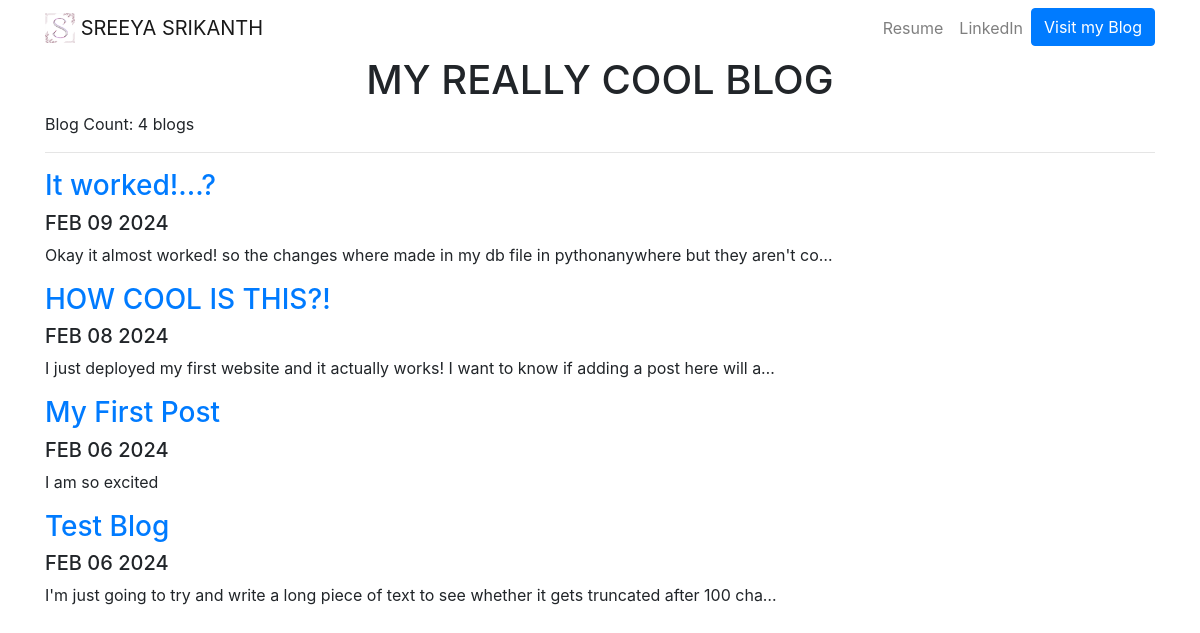
/blog/, run on an earlier commit of the app's database.
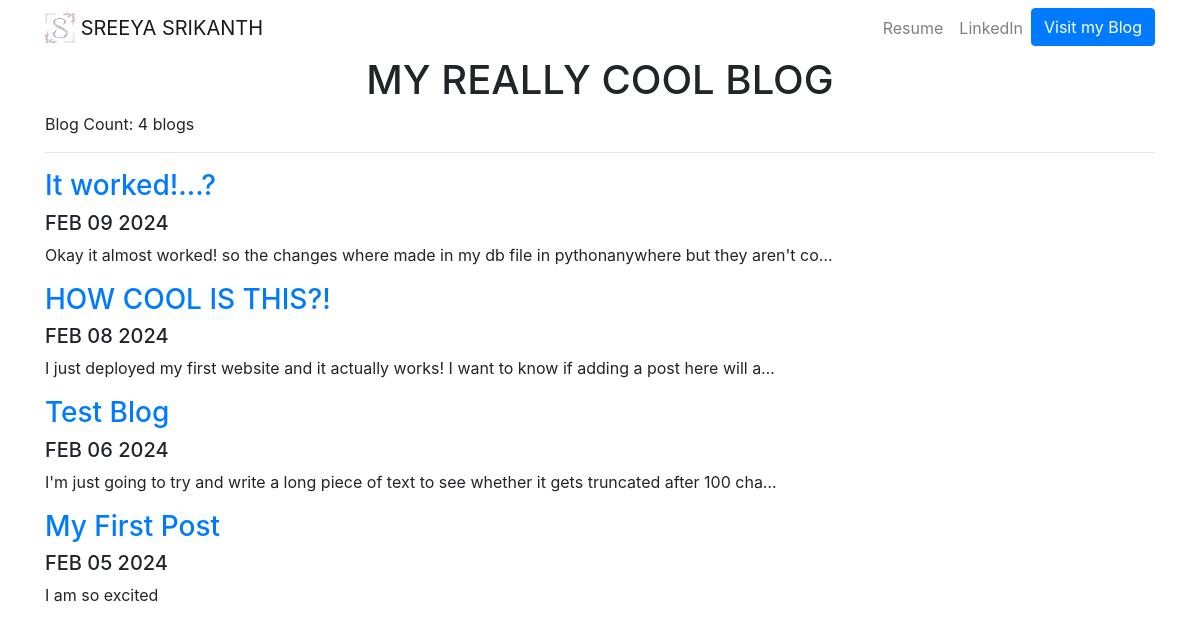
And on a later commit of the database.
### blog/models.py (models this page shows, shortened)
class Post(models.Model):
    title = models.CharField(max_length=100)
    date = models.DateField()
    description = models.TextField(max_length=200)

### blog/views.py (the view)
# urls.py: path('', views.all_blogs, name='all_blogs'),
def all_blogs(request):
    post_objects = Post.objects.order_by('-date')
    return render(request, 'blog/all_blogs.html', {'posts':post_objects})

### blog/templates/blog/all_blogs.html
{% extends "portfolio/base.html" %}
{% load static %}
{% block content %}
<center><h1>MY REALLY COOL BLOG</h1></center>
<p>Blog Count: {{ posts.count }} blog{{ posts.count|pluralize }}</p><hr>
{% for post in posts %}
<a href="{% url 'blog:detail' post.id %}"><h3>{{post.title}}</h3></a>
<h5>{{ post.date|date:'M d Y'|upper }}</h5>
<p>{{ post.description|striptags|truncatechars:100 }}</p>
{% endfor %}
{% endblock %}

What changed in the data, as far as the page shows it:
shown differently, row unchanged: Post "Test Blog": moves up the list
changed Post "My First Post": date "FEB 06 2024" → "FEB 05 2024"
